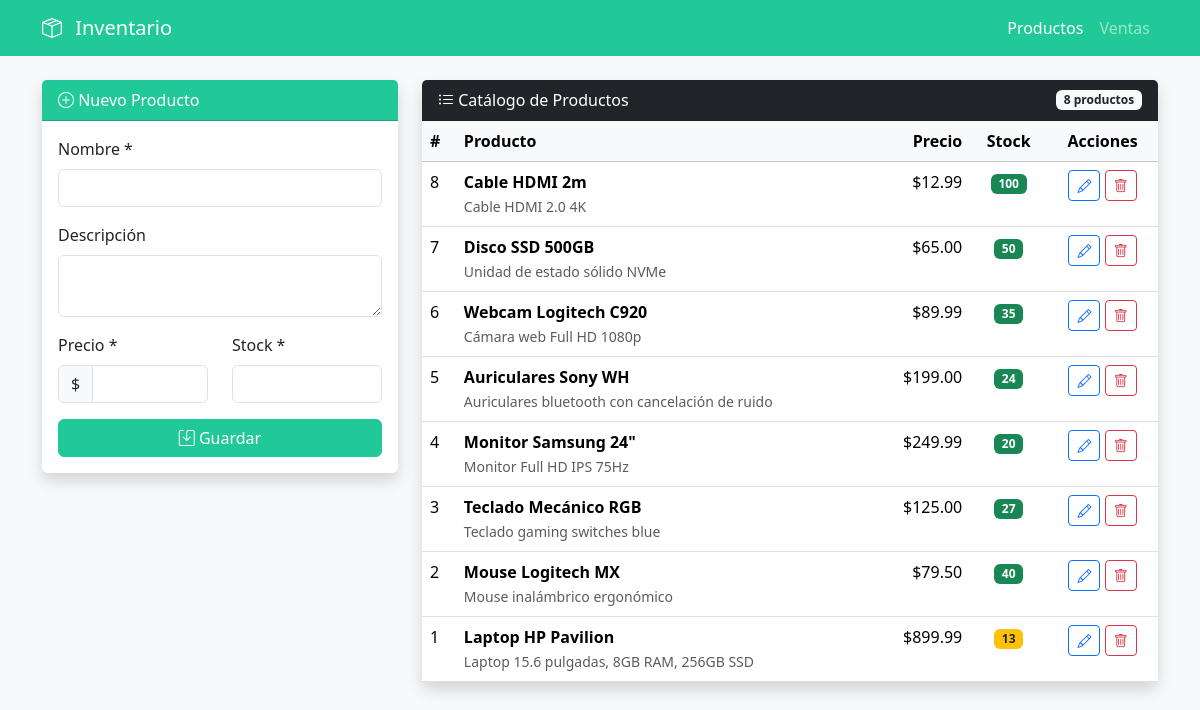
The page /productos.php on the database its author committed.
### tables this page shows
CREATE TABLE productos (
    id INT AUTO_INCREMENT PRIMARY KEY,
    nombre VARCHAR(100) NOT NULL,
    descripcion TEXT,
    precio DECIMAL(10,2) NOT NULL,
    stock INT NOT NULL DEFAULT 0,
    fecha_registro TIMESTAMP DEFAULT CURRENT_TIMESTAMP
);

### models/Producto.php (called while the page is built, shortened)
<?php
class Producto
{
    public static function listar($conexion)
    {
        $sql="SELECT * FROM productos ORDER BY id DESC";
        $resultado=$conexion->query($sql);
        return $resultado->fetch_all(MYSQLI_ASSOC);
    }
}
?>

### controllers/ProductoController.php (called while the page is built, shortened)
<?php
require_once __DIR__.'/../config/database.php';
require_once __DIR__.'/../models/Producto.php';
class ProductoController
{
    public function listarTodos()
    {
        global $conexion;
        return Producto::listar($conexion);
    }
}
?>

### public/productos.php (the view, shortened to what this page needs)
<?php
require_once __DIR__.'/../controllers/ProductoController.php';
$ctrl=new ProductoController();
$editar=null;
$lista=$ctrl->listarTodos();
?>
<!DOCTYPE html>
<html lang="es">
<head>
    <link href="https://cdn.jsdelivr.net/npm/bootstrap@5.3.2/dist/css/bootstrap.min.css" rel="stylesheet">
    <link href="https://cdn.jsdelivr.net/npm/bootstrap-icons@1.11.1/font/bootstrap-icons.css" rel="stylesheet">
    <link href="assets/styles.css" rel="stylesheet">
</head>
<body class="bg-light">
    <nav class="navbar navbar-expand-lg navbar-dark bg-teal">
        <div class="container">
            <a class="navbar-brand" href="index.php">
                <i class="bi bi-box-seam"></i> Inventario
            </a>
            <div class="navbar-nav ms-auto">
                <a class="nav-link active" href="productos.php">Productos</a>
                <a class="nav-link" href="ventas.php">Ventas</a>
            </div>
        </div>
    </nav>
    <div class="container py-4">
        <div class="row">
            <div class="col-lg-4 mb-4">
                <div class="card border-0 shadow">
                    <div class="card-header bg-teal text-white">
                        <i class="bi bi-<?=$editar?'pencil':'plus-circle'?>"></i>
                        <?=$editar?'Modificar Producto':'Nuevo Producto'?>
                    </div>
                    <div class="card-body">
                        <form method="post">
                            <div class="mb-3">
                                <label class="form-label">Nombre *</label>
                                <input type="text" name="nombre" class="form-control"
                                       value="<?=htmlspecialchars($editar['nombre'] ?? '')?>" required>
                            </div>
                            <div class="mb-3">
                                <label class="form-label">Descripción</label>
                                <textarea name="descripcion" class="form-control" rows="2"><?=htmlspecialchars($editar['descripcion'] ?? '')?></textarea>
                            </div>
                            <div class="row">
                                <div class="col-6 mb-3">
                                    <label class="form-label">Precio *</label>
                                    <div class="input-group">
                                        <span class="input-group-text">$</span>
                                        <input type="number" step="0.01" name="precio" class="form-control"
                                               value="<?=htmlspecialchars($editar['precio'] ?? '')?>" required>
                                    </div>
                                </div>
                                <div class="col-6 mb-3">
                                    <label class="form-label">Stock *</label>
                                    <input type="number" name="stock" class="form-control"
                                           value="<?=htmlspecialchars($editar['stock'] ?? '')?>" required>
                                </div>
                            </div>
                            <div class="d-grid gap-2">
                                <button type="submit" class="btn btn-teal">
                                    <i class="bi bi-save"></i> <?=$editar?'Actualizar':'Guardar'?>
                                </button>
                            </div>
                        </form>
                    </div>
                </div>
            </div>
            <div class="col-lg-8">
                <div class="card border-0 shadow">
                    <div class="card-header bg-dark text-white d-flex justify-content-between align-items-center">
                        <span><i class="bi bi-list-ul"></i> Catálogo de Productos</span>
                        <span class="badge bg-light text-dark"><?=count($lista)?> productos</span>
                    </div>
                    <div class="card-body p-0">
                        <div class="table-responsive">
                            <table class="table table-hover mb-0">
                                <thead class="table-light">
                                    <tr>
                                        <th>#</th>
                                        <th>Producto</th>
                                        <th class="text-end">Precio</th>
                                        <th class="text-center">Stock</th>
                                        <th class="text-center">Acciones</th>
                                    </tr>
                                </thead>
                                <tbody>
                                    <?php foreach($lista as $p): ?>
                                    <tr>
                                        <td><?=htmlspecialchars($p['id'])?></td>
                                        <td>
                                            <strong><?=htmlspecialchars($p['nombre'])?></strong>
                                            <?php if($p['descripcion']): ?>
                                            <br><small class="text-muted"><?=htmlspecialchars(substr($p['descripcion'],0,50))?></small>
                                            <?php endif; ?>
                                        </td>
                                        <td class="text-end">$<?=number_format($p['precio'],2)?></td>
                                        <td class="text-center">
                                            <?php if($p['stock']<=5): ?>
                                            <span class="badge bg-danger"><?=$p['stock']?></span>
                                            <?php elseif($p['stock']<=15): ?>
                                            <span class="badge bg-warning text-dark"><?=$p['stock']?></span>
                                            <?php else: ?>
                                            <span class="badge bg-success"><?=$p['stock']?></span>
                                            <?php endif; ?>
                                        </td>
                                        <td class="text-center">
                                            <a href="?editar=<?=$p['id']?>" class="btn btn-sm btn-outline-primary" title="Editar">
                                                <i class="bi bi-pencil"></i>
                                            </a>
                                            <a href="?borrar=<?=$p['id']?>" class="btn btn-sm btn-outline-danger"
                                               onclick="return confirm('¿Eliminar este producto?')" title="Eliminar">
                                                <i class="bi bi-trash"></i>
                                            </a>
                                        </td>
                                    </tr>
                                    <?php endforeach; ?>
                                </tbody>
                            </table>
                        </div>
                    </div>
                </div>
            </div>
        </div>
    </div>
</body>
</html>

### public/assets/styles.css (style rules this page uses)
.bg-teal { background-color:#20c997!important }
.btn-teal { background-color:#20c997;border-color:#20c997;color:#fff }
.navbar-brand i { margin-right:0.5rem; }

### rows shown on the page
productos: id "8", nombre "Cable HDMI 2m", descripcion "Cable HDMI 2.0 4K", precio "12.99", stock "100"
productos: id "7", nombre "Disco SSD 500GB", descripcion "Unidad de estado sólido NVMe", precio "65.00", stock "50"
productos: id "6", nombre "Webcam Logitech C920", descripcion "Cámara web Full HD 1080p", precio "89.99", stock "35"
productos: id "5", nombre "Auriculares Sony WH", descripcion "Auriculares bluetooth con cancelación de ruido", precio "199.00", stock "24"
productos: id "4", nombre "Monitor Samsung 24\"", descripcion "Monitor Full HD IPS 75Hz", precio "249.99", stock "20"
productos: id "3", nombre "Teclado Mecánico RGB", descripcion "Teclado gaming switches blue", precio "125.00", stock "27"
productos: id "2", nombre "Mouse Logitech MX", descripcion "Mouse inalámbrico ergonómico", precio "79.50", stock "40"
productos: id "1", nombre "Laptop HP Pavilion", descripcion "Laptop 15.6 pulgadas, 8GB RAM, 256GB SSD", precio "899.99", stock "13"

### other values the page prints
count($lista) "8"
